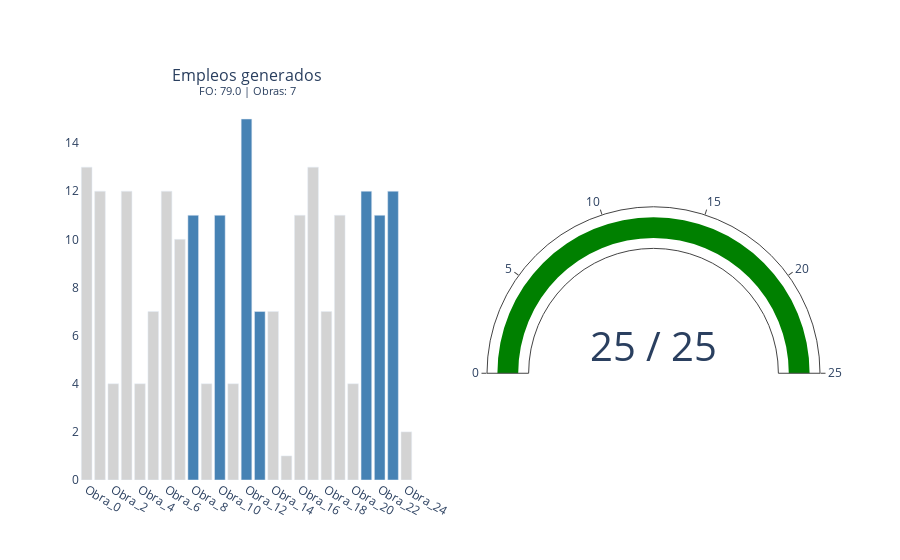

Source (notebook cell):
### Markdown cell above
### Value Iteration

```text
# Aproxima V* directamente y luego deriva π*
# Entradas:
#   S, A(s), p(s',r|s,a), γ, θ
# Salidas:
#   π* : política óptima
#   V* : función de valor óptima
# -------------------------------------------

# Fase 1: aproximar V*
V(s) ← 0  para todo s ∈ S

repetir
    Δ ← 0
    para cada s ∈ S:
        v ← V(s)
        V(s) ← max_a Σ_{s',r} p(s',r | s,a) · [ r + γ · V(s') ]
        Δ ← max(Δ, |v − V(s)|)
hasta que Δ < θ

# Fase 2: derivar π* usando V*
para cada s ∈ S:
    π*(s) ← argmax_a Σ_{s',r} p(s',r | s,a) · [ r + γ · V(s') ]

return π*, V
```

### Code cell
# ----- DESDE ACÁ EN ADELANTE, NO TOQUE EL CÓDIGO DE ESTÁ CELDA.

# . Correr
t0 = time.perf_counter()
opt_policy, V_opt = value_iteration(env)
elapsed = time.perf_counter() - t0

# . Reportar
valor_total, objetos_tomados, peso_total = env.report_from_policy(opt_policy)
report(obras, objetos_tomados, valor_total, peso_total, p)

# . Almacenar resultados
resultados.append({
    "Método"             : "Value iteration",
    "Empleos generados"  : round(valor_total, 3),
    "Obras seleccionadas": len(objetos_tomados),
    "Presupuesto usado"  : round(peso_total, 2),
    "Tiempo (s)"         : elapsed
})

### Figure 1 — Plotly figure (JSON) as saved in the notebook; plotly's stock layout.template omitted (floating-point values rounded to 4 significant figures)
{"data": [{"customdata": [8.0, 7.0, 2.0, 7.0, 7.0, 7.0, 9.0, 7.0, 8.0, 9.0, 5.0, 8.0, 7.0, 8.0, 8.0, 7.0, 10.0, 7.0], "hovertemplate": "<b>%{x}</b><br>Empleos: %{y}<br>Costo: %{customdata} millones", "marker": {"color": "lightgray"}, "type": "bar", "x": ["Obra_0", "Obra_1", "Obra_2", "Obra_3", "Obra_4", "Obra_5", "Obra_6", "Obra_7", "Obra_9", "Obra_11", "Obra_14", "Obra_15", "Obra_16", "Obra_17", "Obra_18", "Obra_19", "Obra_20", "Obra_24"], "xaxis": "x", "y": [13.0, 12.0, 4.0, 12.0, 4.0, 7.0, 12.0, 10.0, 4.0, 4.0, 7.0, 1.0, 11.0, 13.0, 7.0, 11.0, 4.0, 2.0], "yaxis": "y"}, {"customdata": [4.0, 1.0, 8.0, 3.0, 2.0, 6.0, 1.0], "hovertemplate": "<b>%{x}</b><br>Empleos: %{y}<br>Costo: %{customdata} millones", "marker": {"color": "steelblue"}, "type": "bar", "x": ["Obra_8", "Obra_10", "Obra_12", "Obra_13", "Obra_21", "Obra_22", "Obra_23"], "xaxis": "x", "y": [11.0, 11.0, 15.0, 7.0, 12.0, 11.0, 12.0], "yaxis": "y"}, {"domain": {"x": [0.55, 1], "y": [0, 1]}, "gauge": {"axis": {"range": [0, 25]}}, "mode": "gauge+number", "number": {"font": {"size": 40}, "suffix": " / 25"}, "type": "indicator", "value": 25}], "layout": {"annotations": [{"font": {"size": 16}, "showarrow": false, "text": "Empleos generados<br><sup>FO: 79.0 | Obras: 7</sup>", "x": 0.225, "xanchor": "center", "xref": "paper", "y": 1, "yanchor": "bottom", "yref": "paper"}], "barmode": "overlay", "paper_bgcolor": "white", "plot_bgcolor": "white", "showlegend": false, "xaxis": {"anchor": "y", "categoryarray": ["Obra_0", "Obra_1", "Obra_2", "Obra_3", "Obra_4", "Obra_5", "Obra_6", "Obra_7", "Obra_8", "Obra_9", "Obra_10", "Obra_11", "Obra_12", "Obra_13", "Obra_14", "Obra_15", "Obra_16", "Obra_17", "Obra_18", "Obra_19", "Obra_20", "Obra_21", "Obra_22", "Obra_23", "Obra_24"], "categoryorder": "array", "domain": [0, 0.45], "showgrid": false}, "yaxis": {"anchor": "x", "domain": [0, 1], "showgrid": false}}}
